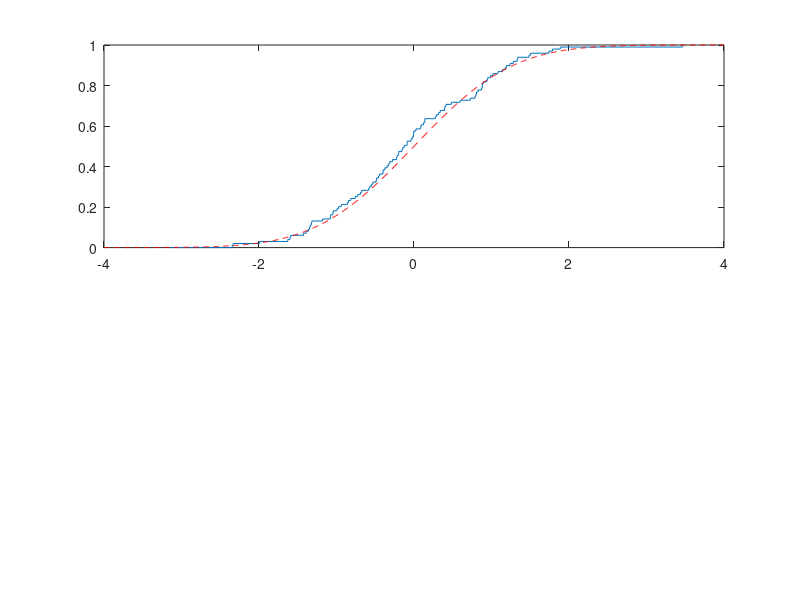

MATLAB code to generate this figure: (Note: this script raises an error after producing the figure.)
function homework_example
%HOMEWORK_EXAMPLE Example MATLAB function for LaTeX homework templates.
%  This function produces a figure by using a number of MATLAB commands. It
%  should help generate the power of the \matlabscript macro for including
%  MATLAB functions and scripts within code.
%
%  The figure generated by this function will be used to demonstrate how to
%  use \scalefig.

% Generate 100 random data points with a normal distribution
X = randn(1, 100);

% Generate a histogram in N at 100 centers specified at Xcenters
[N, Xcenters] = hist(X, length(X)/10);

% Plot the sample CDF of the data
clf;
subplot(211);
cdf_datafig = stairs( sort(X), linspace(0,1,length(X)) );

% Plot an expected CDF on top of it
hold on;
xlims = xlim;
expX = linspace(xlims(1), xlims(2), 1000);
cdf_expfig = plot( expX, normcdf(expX), 'r--' ); 

% Label the figure
legend( [cdf_datafig, cdf_expfig], 'Data Distribution', ...
                                   'Expected Distribution', 4 );
xlabel('x');
ylabel('F(x) = P(X \leq x)');
title('Normal Cummulative Distribution Function');

%%% Notice the use of TeX in the above ylabel. In MATLAB 7.0, LaTeX can
%%% also be used if the interpreter on the text object is changed from
%%% 'tex" to 'latex'. 

% Plot the sample pdf of the data
subplot(212);
pdf_datafig = bar( Xcenters, N/length(X)/(Xcenters(2)-Xcenters(1)) );
xlim( xlims );

% Plot an expected pdf on top of it
hold on;
pdf_expfig = plot( expX, normpdf(expX), 'r--' );

% Label the figure
legend( [pdf_datafig, pdf_expfig], 'Data Density', ...
                                   'Expected Density', 1 );
xlabel('x');
ylabel('dF(x)/dx');
title('Normal Probability Density Function');
